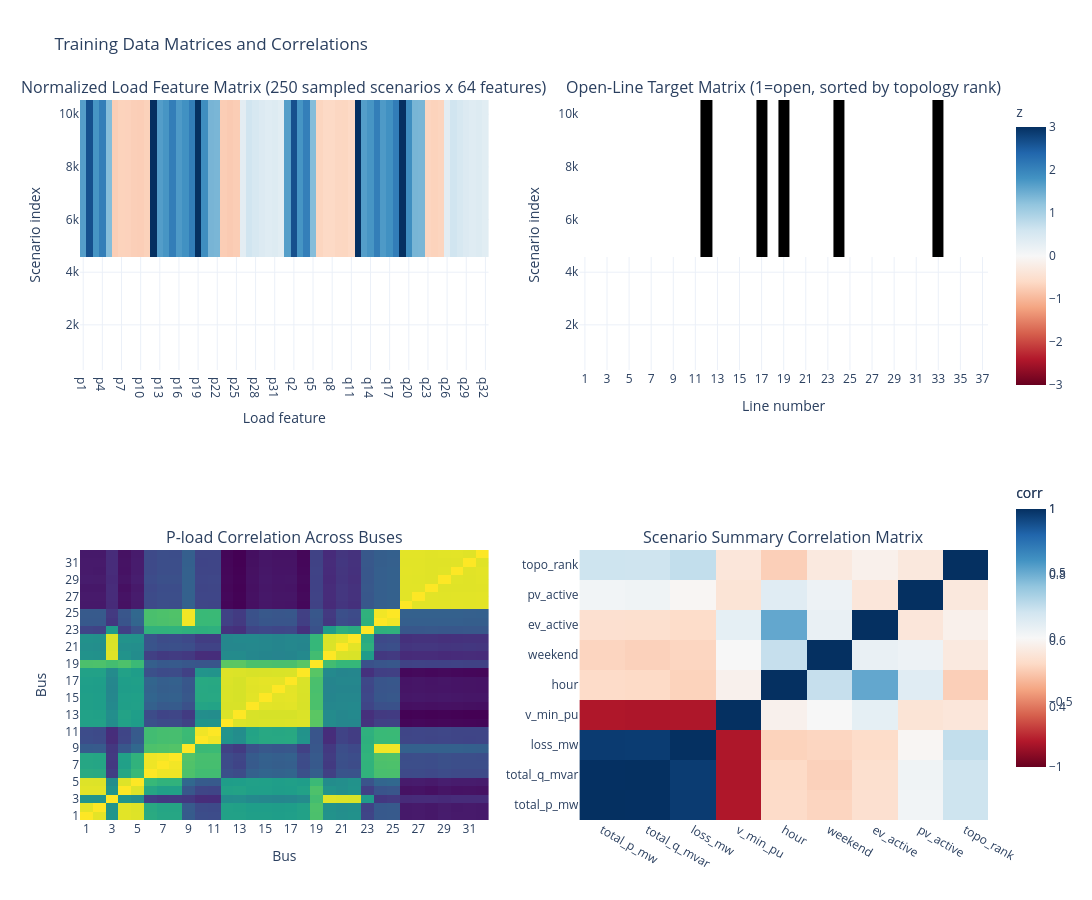

Notebook code for this chart:
### Code cell
# ═══════════════════════════════════════════════════════════════════
# CELL 11B — DATA MATRIX VISUALIZATION & TRAINING SUITABILITY CHECK
#
# Builds the matrices that feed GT training and checks whether the
# diagnostic dataset is usable before launching a long training run:
#   - X_load: per-bus P/Q feature matrix, shape (scenarios, 64)
#   - Y_open: open-line target matrix, shape (scenarios, 37)
#   - Heatmaps for feature values, target labels, and correlations
#   - Readiness checks for missing values, variance, balance, and split safety
# ═══════════════════════════════════════════════════════════════════
import ast

# Load from saved file so this cell can be rerun independently after Cell 10.
df_diag = pd.read_hdf(DIAG_FILE, key='scenarios').copy()
if df_diag.empty:
    raise ValueError('No diagnostic scenarios found. Run Cell 10 first.')

p_cols = [f'p_bus_{b}' for b in range(1, N_BUS)]
q_cols = [f'q_bus_{b}' for b in range(1, N_BUS)]
load_cols = p_cols + q_cols
missing_load_cols = [c for c in load_cols if c not in df_diag.columns]
if missing_load_cols:
    raise KeyError(f'Missing load columns: {missing_load_cols[:5]}')

X_load = df_diag[load_cols].astype(np.float64)
X_np = X_load.to_numpy()

# Convert topology strings such as '(7, 13, 23, 28, 33)' to a 37-line target matrix.
topo_counts = Counter(df_diag['topo'].astype(str))
sorted_topos = sorted(topo_counts.items(), key=lambda x: -x[1])
topo_to_rank = {t: i for i, (t, _) in enumerate(sorted_topos)}
df_diag['topo_rank'] = df_diag['topo'].astype(str).map(topo_to_rank)

Y_open = np.zeros((len(df_diag), N_LINES), dtype=np.float32)
for row_idx, topo_str in enumerate(df_diag['topo'].astype(str)):
    for line_no in ast.literal_eval(topo_str):
        line_idx = int(line_no) - 1
        if not 0 <= line_idx < N_LINES:
            raise ValueError(f'Open line {line_no} is outside 1..{N_LINES}')
        Y_open[row_idx, line_idx] = 1.0

# Sort displayed rows by topology rank and subsample for readable heatmaps.
row_order = np.argsort(df_diag['topo_rank'].to_numpy())
n_show = min(250, len(row_order))
show_idx = row_order[np.linspace(0, len(row_order) - 1, n_show).astype(int)]

mu = np.nanmean(X_np, axis=0)
sigma = np.nanstd(X_np, axis=0)
sigma[sigma < 1e-12] = 1.0
X_show_z = np.clip((X_np[show_idx] - mu) / sigma, -3.0, 3.0)

p_corr = X_load[p_cols].corr().fillna(0.0).to_numpy()
summary_cols = ['total_p_mw', 'total_q_mvar', 'loss_mw', 'v_min_pu',
                'hour', 'weekend', 'ev_active', 'pv_active', 'topo_rank']
summary_matrix = df_diag[summary_cols].copy()
for c in ['weekend', 'ev_active', 'pv_active']:
    summary_matrix[c] = summary_matrix[c].astype(int)
summary_corr = summary_matrix.corr(numeric_only=True).fillna(0.0)

fig_matrix = make_subplots(
    rows=2, cols=2,
    subplot_titles=[
        f'Normalized Load Feature Matrix ({n_show} sampled scenarios x {len(load_cols)} features)',
        'Open-Line Target Matrix (1=open, sorted by topology rank)',
        'P-load Correlation Across Buses',
        'Scenario Summary Correlation Matrix'
    ]
)
fig_matrix.add_trace(go.Heatmap(
    z=X_show_z,
    x=[c.replace('_bus_', '') for c in load_cols],
    y=show_idx,
    colorscale='RdBu', zmid=0,
    colorbar=dict(title='z', len=0.42, y=0.80)
), row=1, col=1)
fig_matrix.add_trace(go.Heatmap(
    z=Y_open[show_idx],
    x=[str(i) for i in range(1, N_LINES + 1)],
    y=show_idx,
    colorscale=[[0.0, 'white'], [1.0, 'black']],
    showscale=False
), row=1, col=2)
fig_matrix.add_trace(go.Heatmap(
    z=p_corr,
    x=[str(i) for i in range(1, N_BUS)],
    y=[str(i) for i in range(1, N_BUS)],
    colorscale='Viridis',
    colorbar=dict(title='corr', len=0.42, y=0.27)
), row=2, col=1)
fig_matrix.add_trace(go.Heatmap(
    z=summary_corr.to_numpy(),
    x=summary_corr.columns,
    y=summary_corr.index,
    colorscale='RdBu', zmid=0,
    colorbar=dict(title='corr', len=0.42, y=0.27)
), row=2, col=2)
fig_matrix.update_layout(
    title_text='Training Data Matrices and Correlations',
    template='plotly_white',
    height=900, width=1250,
    showlegend=False
)
fig_matrix.update_xaxes(title_text='Load feature', row=1, col=1)
fig_matrix.update_xaxes(title_text='Line number', row=1, col=2)
fig_matrix.update_xaxes(title_text='Bus', row=2, col=1)
fig_matrix.update_yaxes(title_text='Scenario index', row=1, col=1)
fig_matrix.update_yaxes(title_text='Scenario index', row=1, col=2)
fig_matrix.update_yaxes(title_text='Bus', row=2, col=1)
fig_matrix.show()

# ── Training suitability checks ─────────────────────────────────────
counts_arr = np.array([c for _, c in sorted_topos], dtype=np.int64)
sorted_counts = np.sort(counts_arr.astype(np.float64))
n_class = len(sorted_counts)
gini = float(((2*np.arange(1, n_class + 1) - n_class - 1) * sorted_counts).sum() /
             (n_class * sorted_counts.sum()))
imbalance = counts_arr.max() / max(counts_arr.min(), 1)
modal_pct = counts_arr.max() / len(df_diag) * 100
rare_lt5 = int((counts_arr < 5).sum())
rare_lt10 = int((counts_arr < 10).sum())

nan_count = int(np.isnan(X_np).sum())
inf_count = int(np.isinf(X_np).sum())
zero_var_features = int((np.nanstd(X_np, axis=0) < 1e-10).sum())
v_violations = int((df_diag['v_min_pu'] < V_MIN_PU).sum())
loss_bad = int((df_diag['loss_mw'] <= 0).sum())
duplicate_rows = int(df_diag.duplicated(subset=load_cols + ['topo']).sum())
open_count_bad = int((Y_open.sum(axis=1) != N_OPEN).sum())

row_ok = len(df_diag) >= 500
quality_ok = (nan_count == 0 and inf_count == 0 and zero_var_features == 0 and
              v_violations == 0 and loss_bad == 0 and open_count_bad == 0)
split_ok = counts_arr.min() >= 2
balance_ok = (gini <= 0.60 and imbalance <= 50)
class_ok = len(topo_counts) >= 15

if not quality_ok:
    readiness = 'NOT SUITABLE — fix data quality issues before training'
elif not row_ok or not split_ok:
    readiness = 'LIMITED — generate more scenarios before final training'
elif not balance_ok or not class_ok:
    readiness = 'SUITABLE WITH BALANCING — use weighted sampling / class-weighted CE'
else:
    readiness = 'SUITABLE — ready for GT+Reptile training'

training_matrix_summary = {
    'n_scenarios': int(len(df_diag)),
    'n_features': int(X_load.shape[1]),
    'n_targets': int(Y_open.shape[1]),
    'n_topology_classes': int(len(topo_counts)),
    'min_class_count': int(counts_arr.min()),
    'modal_class_pct': float(modal_pct),
    'imbalance_ratio': float(imbalance),
    'gini': float(gini),
    'rare_classes_lt5': rare_lt5,
    'rare_classes_lt10': rare_lt10,
    'nan_count': nan_count,
    'inf_count': inf_count,
    'zero_var_features': zero_var_features,
    'voltage_violations': v_violations,
    'nonpositive_loss': loss_bad,
    'duplicate_feature_label_rows': duplicate_rows,
    'bad_open_line_counts': open_count_bad,
    'readiness': readiness,
}

print('═'*70)
print('Training Data Matrix Check')
print('═'*70)
print(f'  X_load shape          : {X_load.shape}  (P/Q for buses 2..33)')
print(f'  Y_open shape          : {Y_open.shape}  (37 binary line labels)')
print(f'  Topology classes      : {len(topo_counts)}')
print(f'  Min class count       : {counts_arr.min()}')
print(f'  Rare classes <5       : {rare_lt5}')
print(f'  Rare classes <10      : {rare_lt10}')
print(f'  Modal class share     : {modal_pct:.1f}%')
print(f'  Imbalance ratio       : {imbalance:.1f}x')
print(f'  Gini coefficient      : {gini:.3f}')
print()
print('Data quality')
print(f'  NaN / Inf values      : {nan_count} / {inf_count}')
print(f'  Zero-variance features: {zero_var_features}')
print(f'  Voltage violations    : {v_violations}')
print(f'  Non-positive losses   : {loss_bad}')
print(f'  Bad open-line counts  : {open_count_bad}')
print(f'  Duplicate X+label rows: {duplicate_rows}')
print()
print('Readiness verdict')
print(f'  {readiness}')
if not row_ok:
    print('  → Increase DIAG_N to at least 500 for a meaningful train/validation split.')
if not split_ok:
    print('  → Some classes have only one sample; use more topology-steered scenarios.')
if not balance_ok:
    print('  → Use weighted sampling or class-weighted CE to handle topology imbalance.')
if not class_ok:
    print('  → Increase topology-steered mix to expose more valid switch configurations.')
print('═'*70)

pd.DataFrame([training_matrix_summary]).to_hdf(
    DIAG_FILE, key='training_matrix_check', mode='a')
print(f'Training matrix summary saved → {DIAG_FILE}  (key=training_matrix_check)')

### Figure 1 — Plotly figure (JSON) as saved in the notebook; plotly's stock layout.template omitted (floating-point values rounded to 4 significant figures; data arrays with more than 128 entries replaced by an {"elided": "..."} marker saying what was removed)
{"data": [{"colorbar": {"len": 0.42, "title": {"text": "z"}, "y": 0.8}, "colorscale": [[0, "rgb(103,0,31)"], [0.1, "rgb(178,24,43)"], [0.2, "rgb(214,96,77)"], [0.3, "rgb(244,165,130)"], [0.4, "rgb(253,219,199)"], [0.5, "rgb(247,247,247)"], [0.6, "rgb(209,229,240)"], [0.7, "rgb(146,197,222)"], [0.8, "rgb(67,147,195)"], [0.9, "rgb(33,102,172)"], [1, "rgb(5,48,97)"]], "type": "heatmap", "x": ["p1", "p2", "p3", "p4", "p5", "p6", "p7", "p8", "p9", "p10", "p11", "p12", "p13", "p14", "p15", "p16", "p17", "p18", "p19", "p20", "p21", "p22", "p23", "p24", "p25", "p26", "p27", "p28", "p29", "p30", "p31", "p32", "q1", "q2", "q3", "q4", "q5", "q6", "q7", "q8", "q9", "q10", "q11", "q12", "q13", "q14", "q15", "q16", "q17", "q18", "q19", "q20", "q21", "q22", "q23", "q24", "q25", "q26", "q27", "q28", "q29", "q30", "q31", "q32"], "xaxis": "x", "y": {"elided": "250 int values"}, "yaxis": "y", "z": {"elided": "250x64 float values"}, "zmid": 0}, {"colorscale": [[0, "white"], [1, "black"]], "showscale": false, "type": "heatmap", "x": ["1", "2", "3", "4", "5", "6", "7", "8", "9", "10", "11", "12", "13", "14", "15", "16", "17", "18", "19", "20", "21", "22", "23", "24", "25", "26", "27", "28", "29", "30", "31", "32", "33", "34", "35", "36", "37"], "xaxis": "x2", "y": {"elided": "250 int values"}, "yaxis": "y2", "z": {"elided": "250x37 float values"}}, {"colorbar": {"len": 0.42, "title": {"text": "corr"}, "y": 0.27}, "colorscale": [[0, "#440154"], [0.1111, "#482878"], [0.2222, "#3e4989"], [0.3333, "#31688e"], [0.4444, "#26828e"], [0.5556, "#1f9e89"], [0.6667, "#35b779"], [0.7778, "#6ece58"], [0.8889, "#b5de2b"], [1, "#fde725"]], "type": "heatmap", "x": ["1", "2", "3", "4", "5", "6", "7", "8", "9", "10", "11", "12", "13", "14", "15", "16", "17", "18", "19", "20", "21", "22", "23", "24", "25", "26", "27", "28", "29", "30", "31", "32"], "xaxis": "x3", "y": ["1", "2", "3", "4", "5", "6", "7", "8", "9", "10", "11", "12", "13", "14", "15", "16", "17", "18", "19", "20", "21", "22", "23", "24", "25", "26", "27", "28", "29", "30", "31", "32"], "yaxis": "y3", "z": {"elided": "32x32 float values"}}, {"colorbar": {"len": 0.42, "title": {"text": "corr"}, "y": 0.27}, "colorscale": [[0, "rgb(103,0,31)"], [0.1, "rgb(178,24,43)"], [0.2, "rgb(214,96,77)"], [0.3, "rgb(244,165,130)"], [0.4, "rgb(253,219,199)"], [0.5, "rgb(247,247,247)"], [0.6, "rgb(209,229,240)"], [0.7, "rgb(146,197,222)"], [0.8, "rgb(67,147,195)"], [0.9, "rgb(33,102,172)"], [1, "rgb(5,48,97)"]], "type": "heatmap", "x": ["total_p_mw", "total_q_mvar", "loss_mw", "v_min_pu", "hour", "weekend", "ev_active", "pv_active", "topo_rank"], "xaxis": "x4", "y": ["total_p_mw", "total_q_mvar", "loss_mw", "v_min_pu", "hour", "weekend", "ev_active", "pv_active", "topo_rank"], "yaxis": "y4", "z": [[1.0, 0.9983, 0.9578, -0.8093, -0.1926, -0.2208, -0.1622, 0.03324, 0.2087], [0.9983, 1.0, 0.9559, -0.8136, -0.1986, -0.2353, -0.1653, 0.04361, 0.2062], [0.9578, 0.9559, 1.0, -0.812, -0.2314, -0.218, -0.1879, -0.01782, 0.2467], [-0.8093, -0.8136, -0.812, 1.0, -0.04654, 0.001438, 0.09217, -0.1365, -0.1198], [-0.1926, -0.1986, -0.2314, -0.04654, 1.0, 0.2364, 0.5194, 0.1236, -0.2439], [-0.2208, -0.2353, -0.218, 0.001438, 0.2364, 1.0, 0.07301, 0.05123, -0.09896], [-0.1622, -0.1653, -0.1879, 0.09217, 0.5194, 0.07301, 1.0, -0.1197, -0.05168], [0.03324, 0.04361, -0.01782, -0.1365, 0.1236, 0.05123, -0.1197, 1.0, -0.1101], [0.2087, 0.2062, 0.2467, -0.1198, -0.2439, -0.09896, -0.05168, -0.1101, 1.0]], "zmid": 0}], "layout": {"annotations": [{"font": {"size": 16}, "showarrow": false, "text": "Normalized Load Feature Matrix (250 sampled scenarios x 64 features)", "x": 0.225, "xanchor": "center", "xref": "paper", "y": 1, "yanchor": "bottom", "yref": "paper"}, {"font": {"size": 16}, "showarrow": false, "text": "Open-Line Target Matrix (1=open, sorted by topology rank)", "x": 0.775, "xanchor": "center", "xref": "paper", "y": 1, "yanchor": "bottom", "yref": "paper"}, {"font": {"size": 16}, "showarrow": false, "text": "P-load Correlation Across Buses", "x": 0.225, "xanchor": "center", "xref": "paper", "y": 0.375, "yanchor": "bottom", "yref": "paper"}, {"font": {"size": 16}, "showarrow": false, "text": "Scenario Summary Correlation Matrix", "x": 0.775, "xanchor": "center", "xref": "paper", "y": 0.375, "yanchor": "bottom", "yref": "paper"}], "height": 900, "showlegend": false, "title": {"text": "Training Data Matrices and Correlations"}, "width": 1250, "xaxis": {"anchor": "y", "domain": [0, 0.45], "title": {"text": "Load feature"}}, "xaxis2": {"anchor": "y2", "domain": [0.55, 1], "title": {"text": "Line number"}}, "xaxis3": {"anchor": "y3", "domain": [0, 0.45], "title": {"text": "Bus"}}, "xaxis4": {"anchor": "y4", "domain": [0.55, 1]}, "yaxis": {"anchor": "x", "domain": [0.625, 1], "title": {"text": "Scenario index"}}, "yaxis2": {"anchor": "x2", "domain": [0.625, 1], "title": {"text": "Scenario index"}}, "yaxis3": {"anchor": "x3", "domain": [0, 0.375], "title": {"text": "Bus"}}, "yaxis4": {"anchor": "x4", "domain": [0, 0.375]}}}
